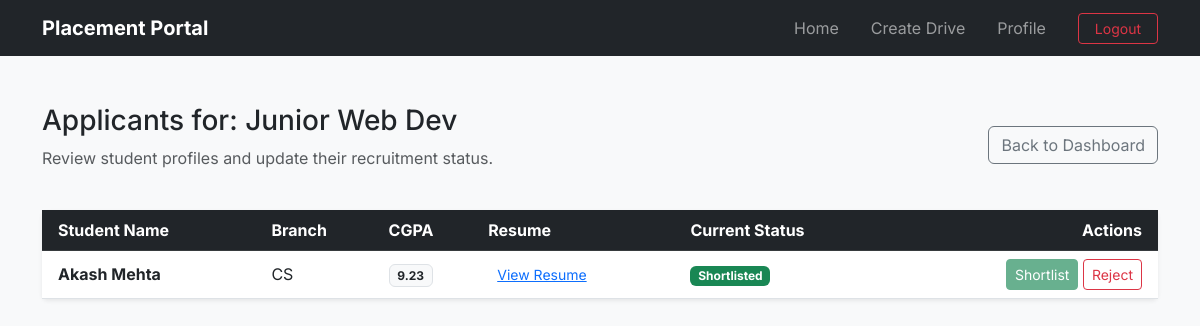
The app's page /company/drive/1/applicants (signed in), older data.
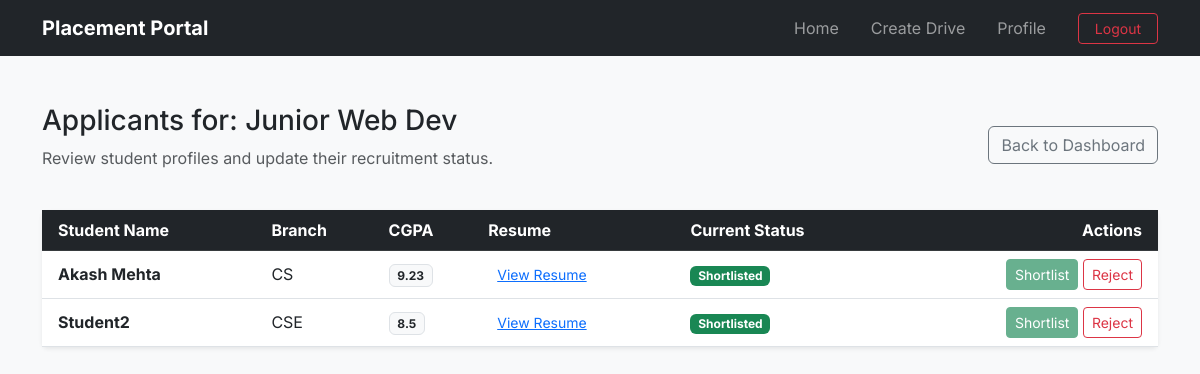
The same page, newer data.
### application/models.py (models this page shows)
class Application(db.Model):
    __tablename__ = "applications"
    id = db.Column(db.Integer(), primary_key=True)
    student_id = db.Column(db.Integer(), db.ForeignKey("students.id"), nullable=False)
    drive_id = db.Column(db.Integer(), db.ForeignKey("placement_drives.id"), nullable=False)
    application_date = db.Column(db.DateTime(), default=datetime.now)
    status=db.Column(db.String(30),default='Applied') #Applied, Shortlisted, Selected, rejected
    student=db.relationship("Student",back_populates="applications")
    drive=db.relationship("PlacementDrive",back_populates="applications")
    __table_args__=(db.UniqueConstraint('student_id','drive_id',name='unique_application'),)

class Student(db.Model):
    __tablename__="students"
    id=db.Column(db.Integer(),primary_key=True)
    user_id=db.Column(db.Integer(),db.ForeignKey("users.id"),nullable=False)
    name=db.Column(db.String(100),nullable=False)
    college=db.Column(db.String(200),nullable=False)
    branch=db.Column(db.String(100),nullable=False)
    semester=db.Column(db.String(10),nullable=False)
    cgpa=db.Column(db.Float(),nullable=False)
    resume_path=db.Column(db.String(400)) #This will store the file path of where the resume is stored
    user=db.relationship("User",back_populates="student") #Child side
    applications=db.relationship("Application",back_populates="student",cascade="all,delete-orphan") #Parent side

### application/controllers.py (the view, shortened to what this page needs)
@app.route('/company/drive/<int:drive_id>/applicants',methods=['GET','POST'])
def view_applicants(drive_id):
    if session.get('role')!='company':
        flash('Login as company','danger')
        return redirect(url_for('login'))
    drive=PlacementDrive.query.get_or_404(drive_id)
    company=Company.query.filter_by(user_id=session['user_id']).first()
    if drive.company_id!=company.id:
        flash("Unauthorised: Not YOUR company drive!",'danger')
        return redirect(url_for('company_dashboard'))
    applicants=drive.applications
    return render_template('view_applicants.html',drive=drive,applicants=applicants)

### templates/view_applicants.html (shortened to what this page needs)
{% extends 'base.html' %}
{% block content %}
<div class="container mt-4">
    <div class="d-flex justify-content-between align-items-center mb-4">
        <div>
            <h3>Applicants for: {{ drive.job_title }}</h3>
            <p class="text-muted">Review student profiles and update their recruitment status.</p>
        </div>
        <a href="{{ url_for('company_dashboard') }}" class="btn btn-outline-secondary">Back to Dashboard</a>
    </div>
    <div class="card shadow-sm border-0">
        <div class="card-body p-0">
            <table class="table table-hover align-middle mb-0">
                <thead class="table-dark">
                    <tr>
                        <th class="ps-3">Student Name</th>
                        <th>Branch</th>
                        <th>CGPA</th>
                        <th>Resume</th>
                        <th>Current Status</th>
                        <th class="text-end pe-3">Actions</th>
                    </tr>
                </thead>
                <tbody>
                    {% for app in applicants %}
                    <tr>
                        <td class="ps-3">
                            <strong>{{ app.student.name }}</strong>
                        </td>
                        <td>{{ app.student.branch }}</td>
                        <td><span class="badge bg-light text-dark border">{{ app.student.cgpa }}</span></td>
                        <td>
                            {% if app.student.resume_path %}
                                <a href="{{ url_for('static', filename='uploads/resumes/' + app.student.resume_path.split('/')[-1]) }}" class="btn btn-sm btn-link" target="_blank">View Resume</a>
                            {% else %}
                                <span class="text-muted small">No Resume</span>
                            {% endif %}
                        </td>
                        <td>
                            <span class="badge {{ 'bg-success' if app.status == 'Shortlisted' else 'bg-danger' if app.status == 'Rejected' else 'bg-primary' }}">
                                {{ app.status }}
                            </span>
                        </td>
                        <td class="text-end pe-3">
                            <form action="" method="POST" style="display:inline;">
                                <button type="submit" class="btn btn-sm btn-success" {% if app.status == 'Shortlisted' %}disabled{% endif %}>Shortlist</button>
                            </form>
                            <form action="" method="POST" style="display:inline;">
                                <button type="submit" class="btn btn-sm btn-outline-danger" {% if app.status == 'Rejected' %}disabled{% endif %}>Reject</button>
                            </form>
                        </td>
                    </tr>
                    {% else %}
                    <tr>
                        <td colspan="6" class="text-center py-5 text-muted">No students have applied to this drive yet.</td>
                    </tr>
                    {% endfor %}
                </tbody>
            </table>
        </div>
    </div>
</div>
{% endblock %}

Row changes from the older to the newer data that the page shows:
added Application: student.name "Student2", student.branch "CSE", student.cgpa "8.5", status "Shortlisted"
